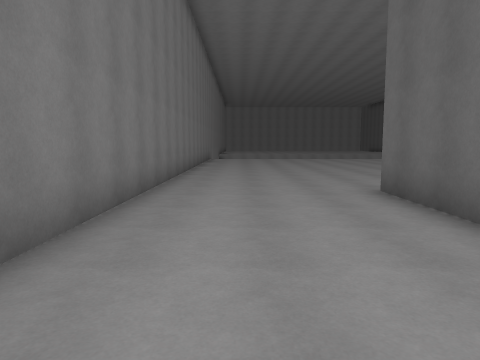
[1] (above)

16 first-person views from a walk through a scene from a Unity 3-D project. The camera is 1.5 m above the floor, tilts 6° down and sees 70° across. The floor is counted in squares, 2 m on a side. Each view is taken from the middle of a square. On the plan, view 1 faces up. The plan holds only what a view shows up to about 11 squares ahead; the rest is blank. The place goes on beyond the plan. The player is left out.

[2]
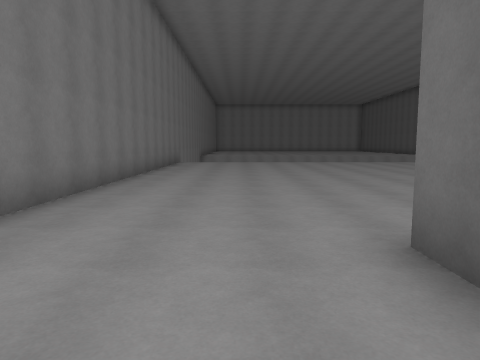

[3]
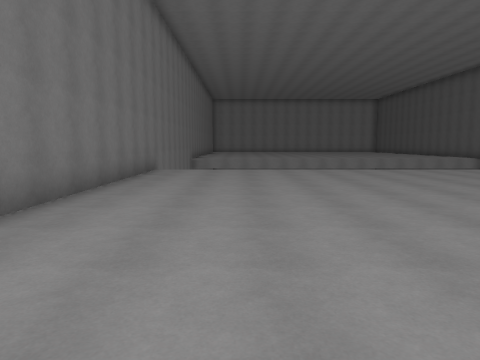

[4]
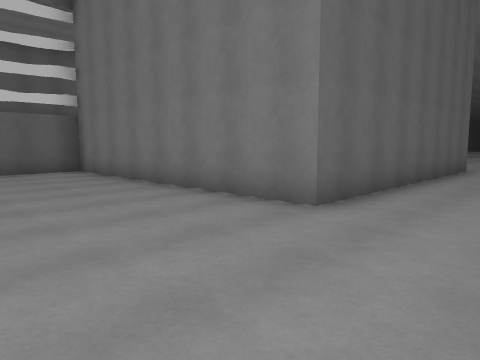

[5]
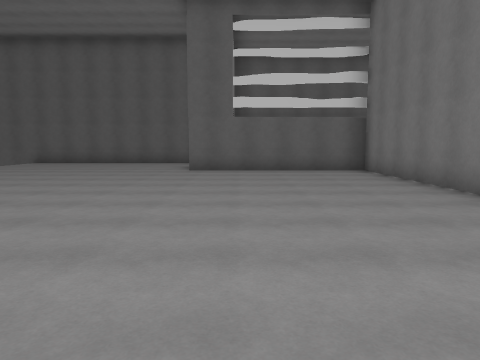

[6]
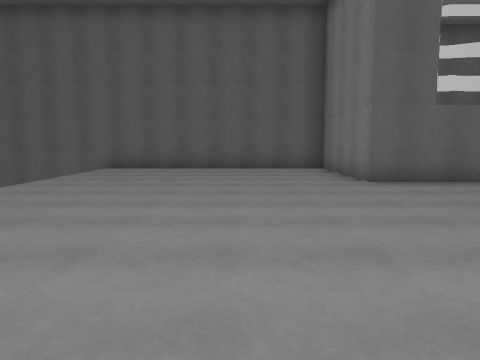

[7]
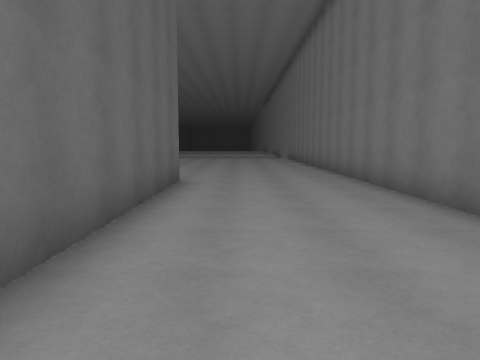

[8]
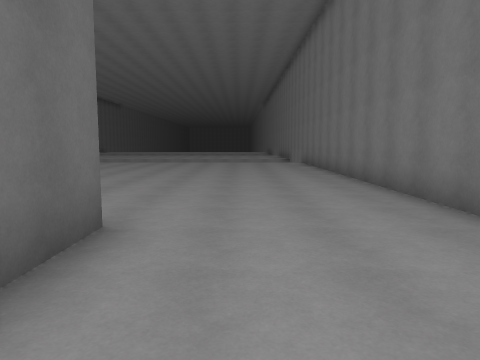

[9]
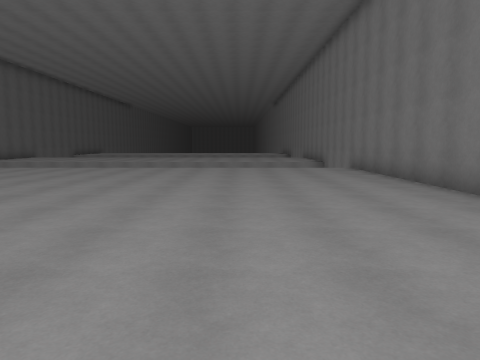

[10]
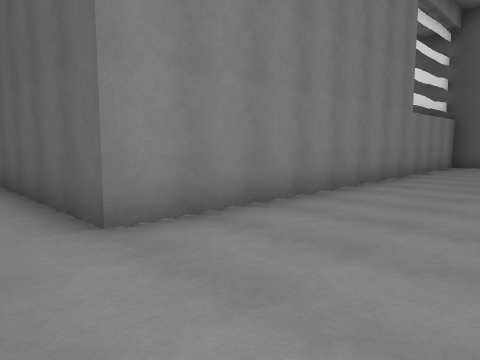

[11]
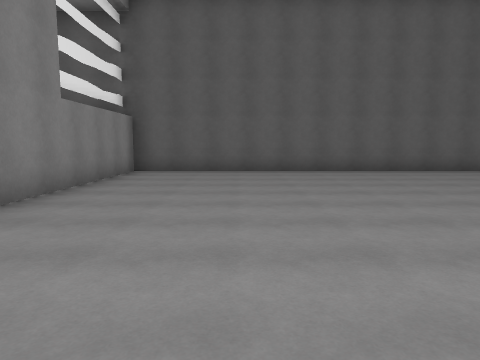

[12]
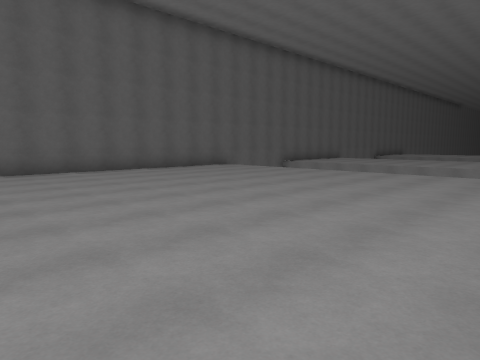

[13]
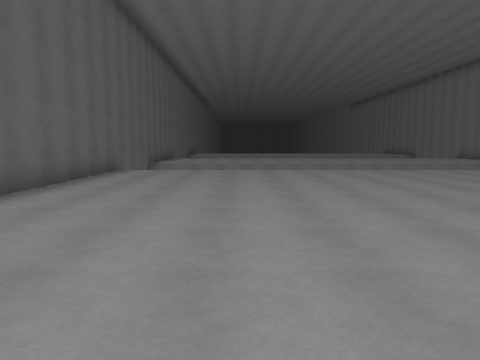

[14]
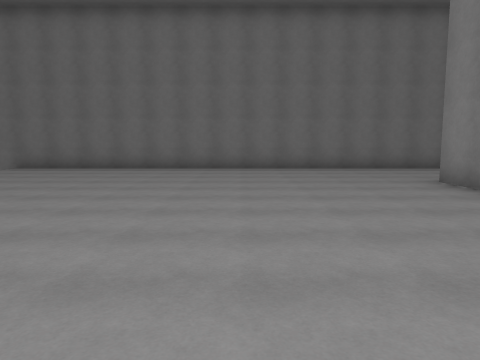

[15]
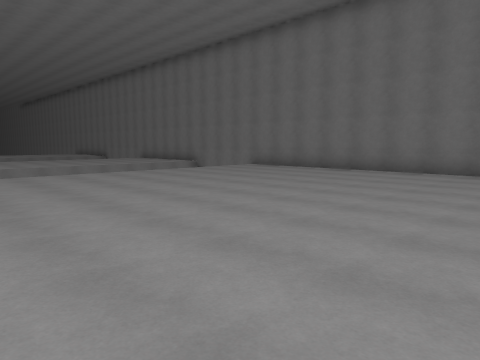

[16]
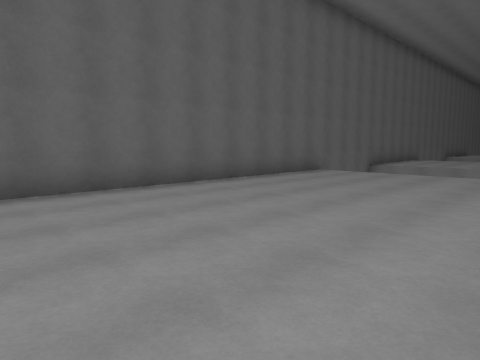

### Floor plan
Key: @ floor where view 1 was taken; # wall or solid block; . floor; v drop or lower ground.
Columns run from 2 left of view 1 to 14 right of it. Each row starts with its distance up from view 1.
 20                v
 19                v
 18 #              v#
 17 #...............#
 16 #...............#
 15 #...............#
 14 #...............#
 13 #...............#
 12 #...............#
 11 #...............#
 10 #...........#####
  9 #...........#
  8 #...........#
  7 #...........#
  6 #...........#
  5 #....########
  4 #....#
  3 #....#
  2 #....#
  1 #....#
  0 #.@..#
 -1 #....#
 -2 #....############
 -3 #...............#
 -4 #...............#
 -5 #...............#
 -6 #...............#
 -7 #...............#
 -8 #...............#
 -9 #...............#
-10 #...............#
-11 #...............#
-12 #...............#
-13 #vvvvvvvvvvvvvvv#
-14                v
-15                v

Where each view was taken, in squares from view 1:
view 1: 0 up, 0 right, facing up
view 2: 3 up, 1 right, facing up
view 3: 7 up, 1 right, facing up
view 4: 9 up, 0 right, facing down-right
view 5: 9 up, 0 right, facing right
view 6: 13 up, 3 right, facing right
view 7: 5 up, 1 right, facing down
view 8: 1 up, 1 right, facing down
view 9: 2 down, 2 right, facing down
view 10: 5 down, 1 right, facing up-right
view 11: 5 down, 4 right, facing right
view 12: 4 down, 4 right, facing down-right
view 13: 3 down, 10 right, facing down
view 14: 6 down, 9 right, facing left
view 15: 4 down, 8 right, facing down-left
view 16: 4 down, 8 right, facing down-right
